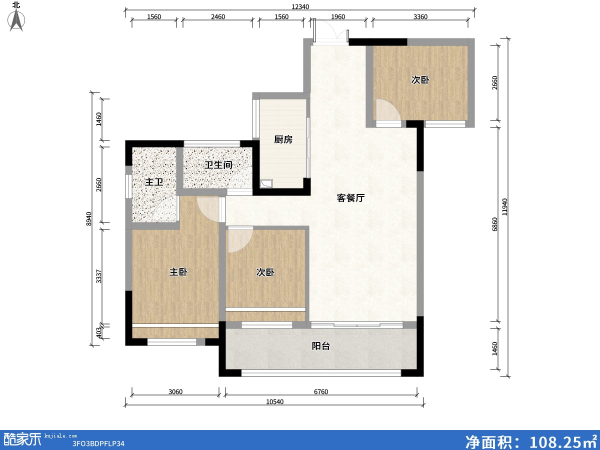
#> input picture reference/example-input.jpg, 1200 x 900 px (shown at 1/2 size)
$ python _tiles.py ../../../reference/example-input.jpg out
#> lines starting #> are read from the running program, lines starting #| are printed output that depends on the picture
# -*- coding: utf-8 -*-
"""Split a render into overlapping tiles so each can be inspected at readable zoom."""
import sys, os
from PIL import Image

src = sys.argv[1]
outdir = sys.argv[2]
os.makedirs(outdir, exist_ok=True)
im = Image.open(src).convert('RGB')
#> im is the input picture: PIL image 1200x900 RGB; mean R, G, B 230.5, 230.6, 229.9
W, H = im.size
#> W = 1200; H = 900
print(f"{src} {W}x{H}")
#| ../../../reference/example-input.jpg 1200x900

# 4 quadrants with 12% overlap
tiles = {
    'tl': (0.00, 0.00, 0.56, 0.56),
    'tr': (0.44, 0.00, 0.56, 0.56),
    'bl': (0.00, 0.44, 0.56, 0.56),
    'br': (0.44, 0.44, 0.56, 0.56),
}
for name, (rx, ry, rw, rh) in tiles.items():
    box = (int(rx*W), int(ry*H), int((rx+rw)*W), int((ry+rh)*H))
    c = im.crop(box).resize((int(box[2]-box[0])*2, int(box[3]-box[1])*2), Image.LANCZOS)
    p = os.path.join(outdir, f"{name}.png")
    c.save(p)
    print("saved", p, c.size)
#> this loop made 4 passes
#> pass 1, `c = im.crop(box).resize((int(box[2]-box[0])*2, int(box[3]-box[1])*2), ..`:
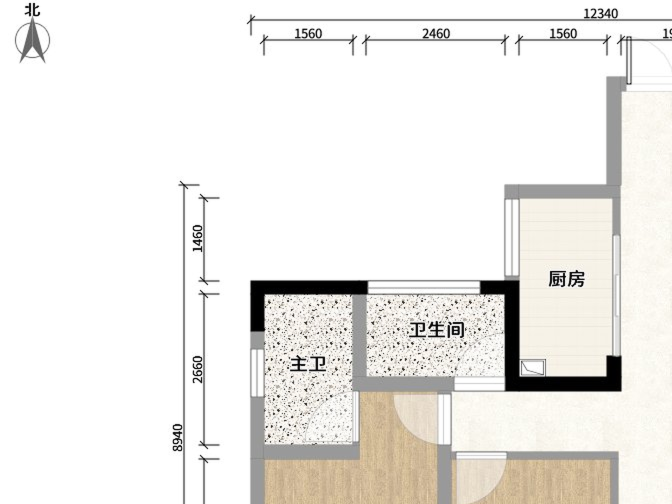
#> c: PIL image 1344x1008 RGB (shown at 1/2 size); mean R, G, B 237.8, 235.9, 232.6
#> pass 2, `c = im.crop(box).resize((int(box[2]-box[0])*2, int(box[3]-box[1])*2), ..`:
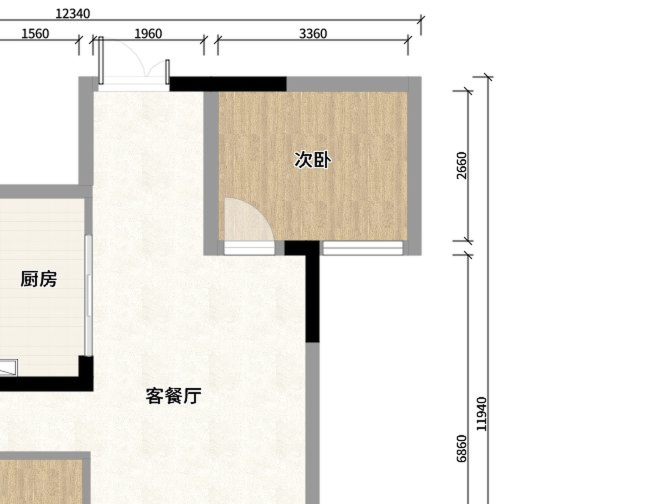
#> c: PIL image 1344x1008 RGB (shown at 1/2 size); mean R, G, B 237.8, 235, 229.8
#> pass 3, `c = im.crop(box).resize((int(box[2]-box[0])*2, int(box[3]-box[1])*2), ..`:
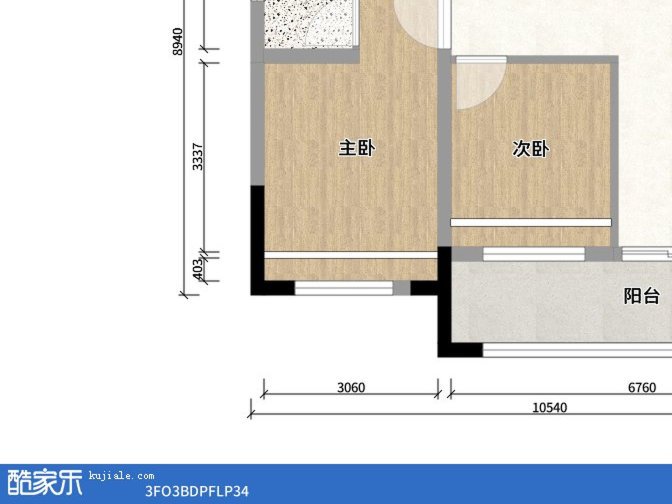
#> c: PIL image 1344x1008 RGB (shown at 1/2 size); mean R, G, B 217.6, 217.5, 216.4
#> after the loop:
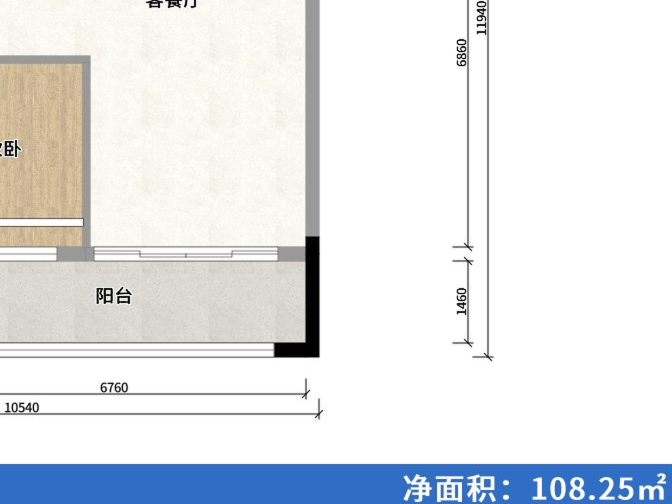
#> c: PIL image 1344x1008 RGB (shown at 1/2 size); mean R, G, B 227.9, 230.8, 233.7

$ run again, on reference/example-mep-edit.jpg
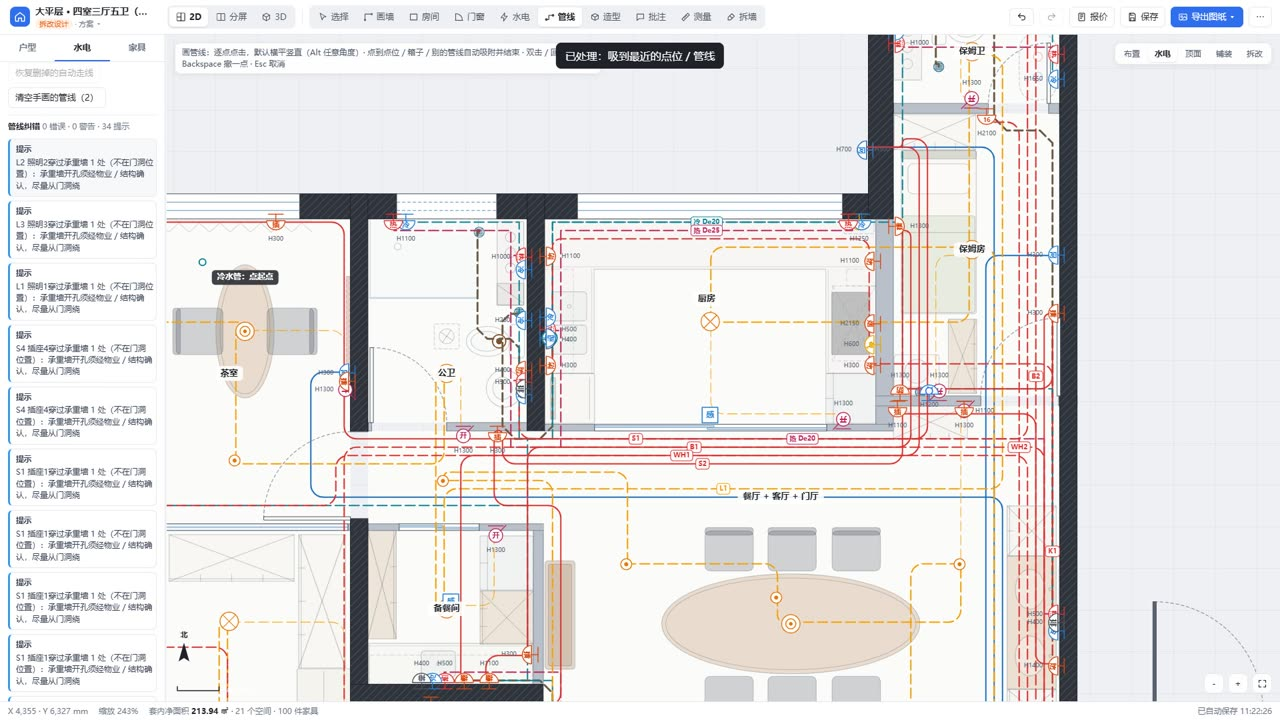
#> input picture reference/example-mep-edit.jpg, 1280 x 720 px
#> im is the input picture: PIL image 1280x720 RGB; mean R, G, B 229.2, 227.3, 227.3
#| ../../../reference/example-mep-edit.jpg 1280x720
#> the loop `for name, (rx, ry, rw, rh) in tiles.items():` made 4 passes
#> pass 1, `c = im.crop(box).resize((int(box[2]-box[0])*2, int(box[3]-box[1])*2), ..`:
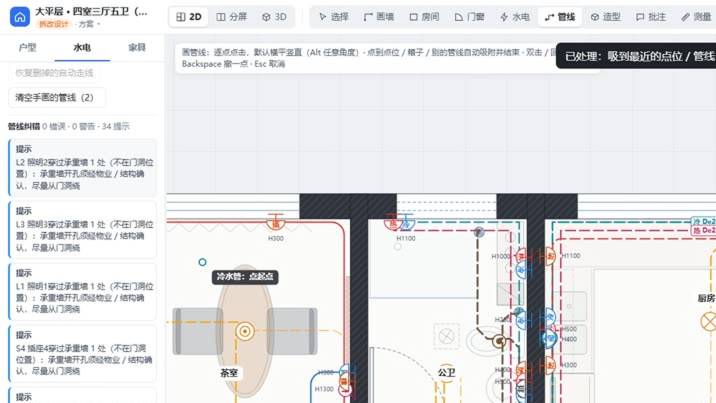
#> c: PIL image 1432x806 RGB (shown at 1/2 size); mean R, G, B 227.5, 227.5, 228.9
#> after the loop `for name, (rx, ry, rw, rh) in tiles.items():`:
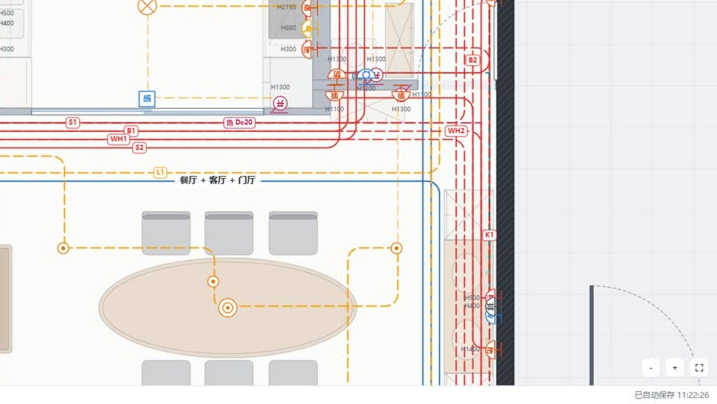
#> c: PIL image 1434x808 RGB (shown at 1/2 size); mean R, G, B 233.3, 229.3, 227.5

$ run again, on reference/example-mep2d.jpg
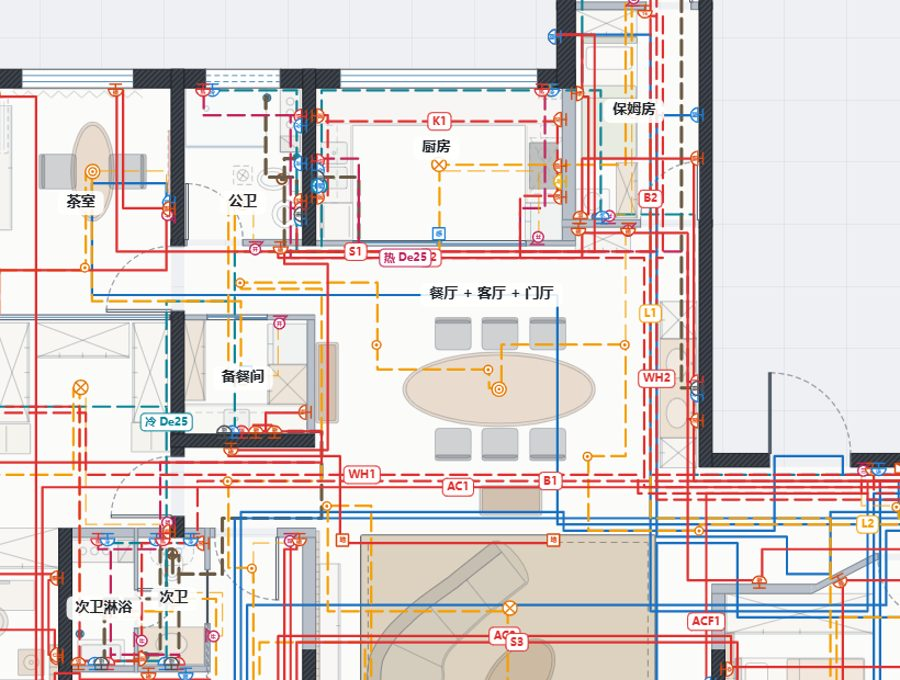
#> input picture reference/example-mep2d.jpg, 900 x 680 px
#> im is the input picture: PIL image 900x680 RGB; mean R, G, B 221.9, 213.7, 211.8
#| ../../../reference/example-mep2d.jpg 900x680
#> the loop `for name, (rx, ry, rw, rh) in tiles.items():` made 4 passes
#> pass 1, `c = im.crop(box).resize((int(box[2]-box[0])*2, int(box[3]-box[1])*2), ..`:
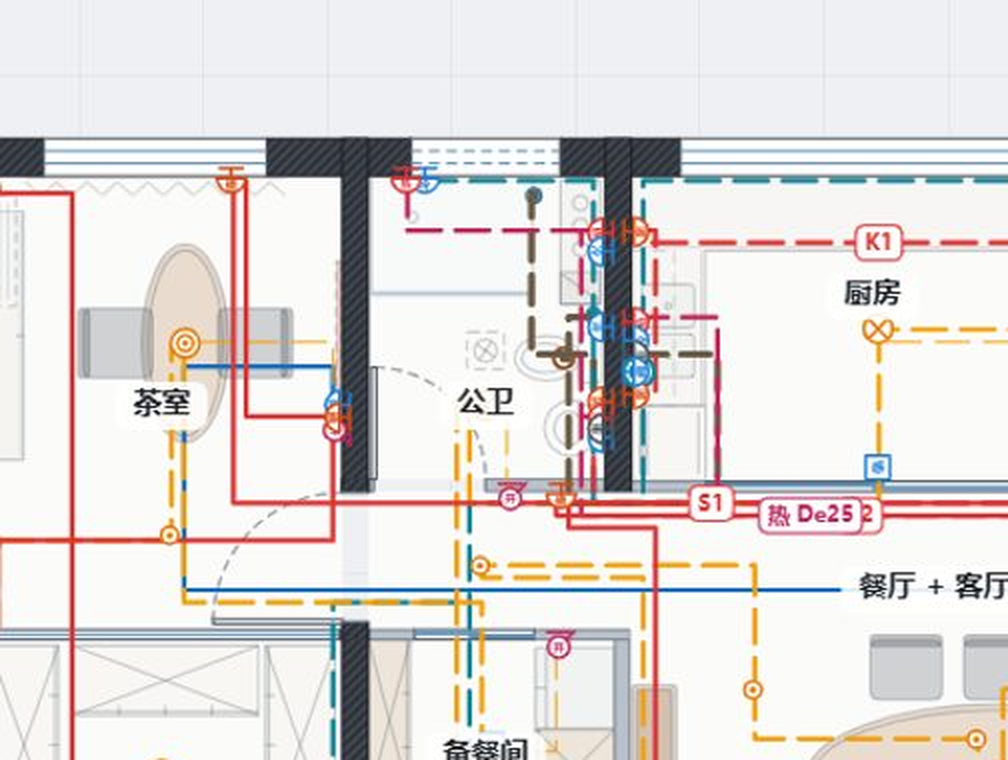
#> c: PIL image 1008x760 RGB; mean R, G, B 225.5, 221.2, 219.9
#> after the loop `for name, (rx, ry, rw, rh) in tiles.items():`:
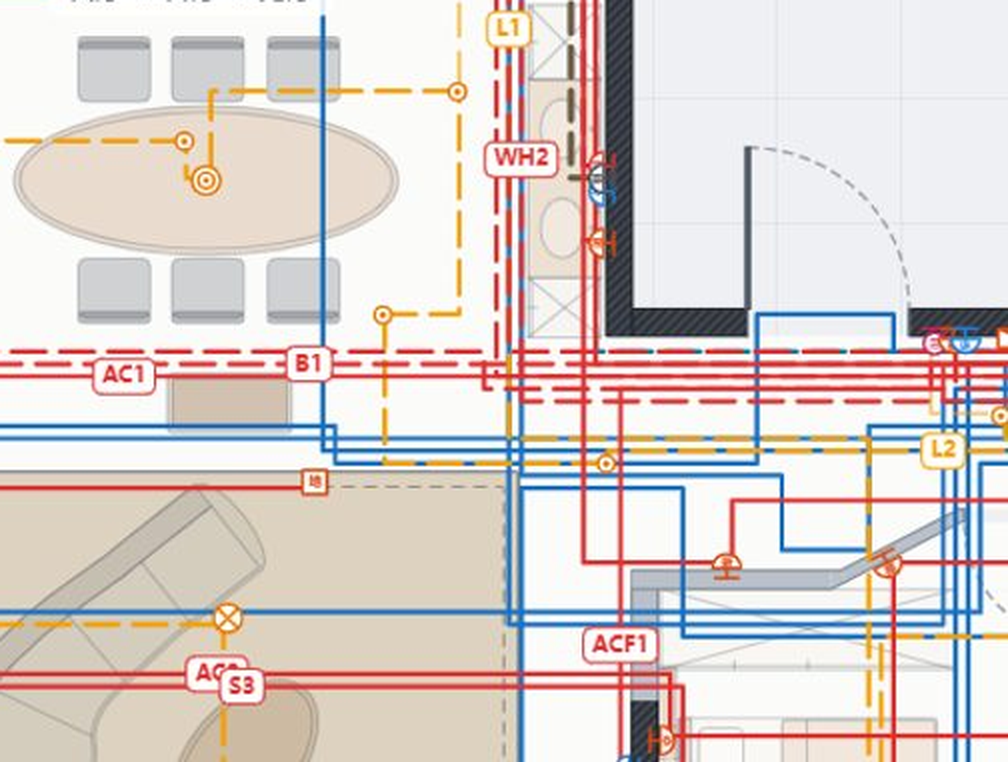
#> c: PIL image 1008x762 RGB; mean R, G, B 219.7, 210.1, 206.6

$ run again, on reference/example-mep3d.jpg
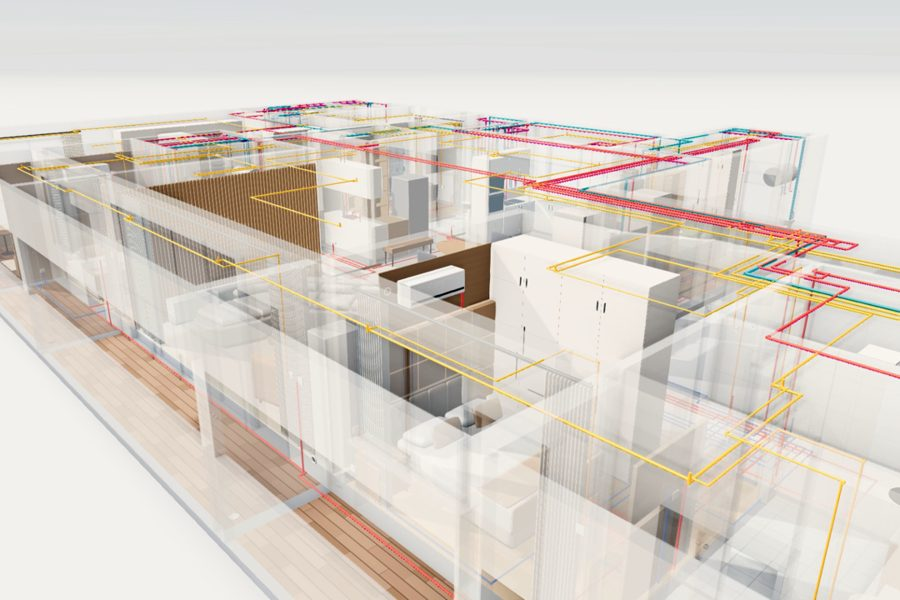
#> input picture reference/example-mep3d.jpg, 900 x 600 px
#> im is the input picture: PIL image 900x600 RGB; mean R, G, B 217.4, 209.8, 201.5
#| ../../../reference/example-mep3d.jpg 900x600
#> the loop `for name, (rx, ry, rw, rh) in tiles.items():` made 4 passes
#> pass 1, `c = im.crop(box).resize((int(box[2]-box[0])*2, int(box[3]-box[1])*2), ..`:
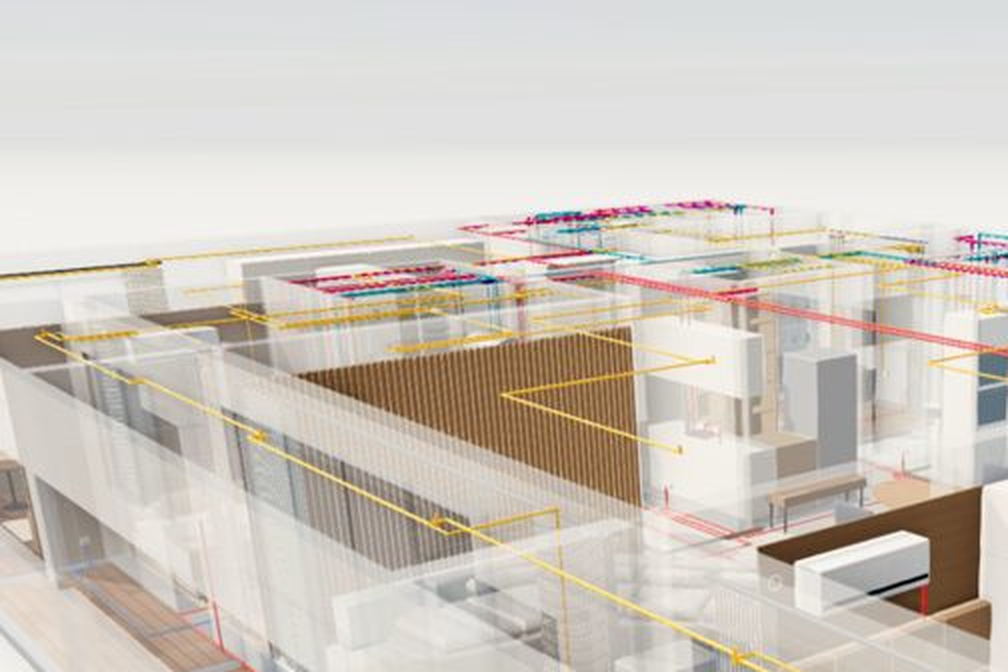
#> c: PIL image 1008x672 RGB; mean R, G, B 207.9, 200.6, 191.9
#> after the loop `for name, (rx, ry, rw, rh) in tiles.items():`:
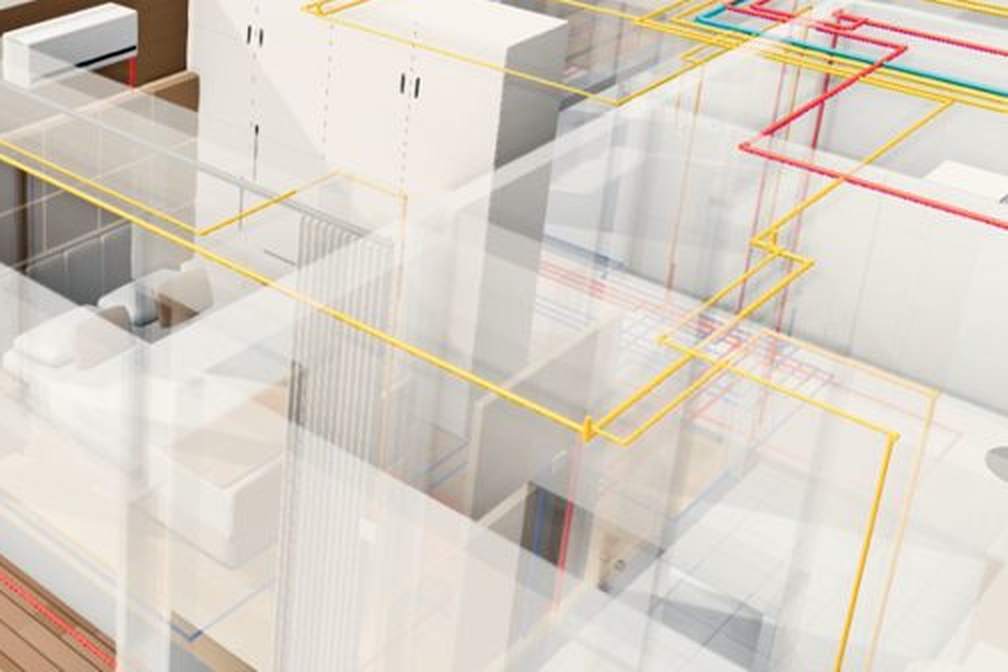
#> c: PIL image 1008x672 RGB; mean R, G, B 216.4, 208.5, 198.2
